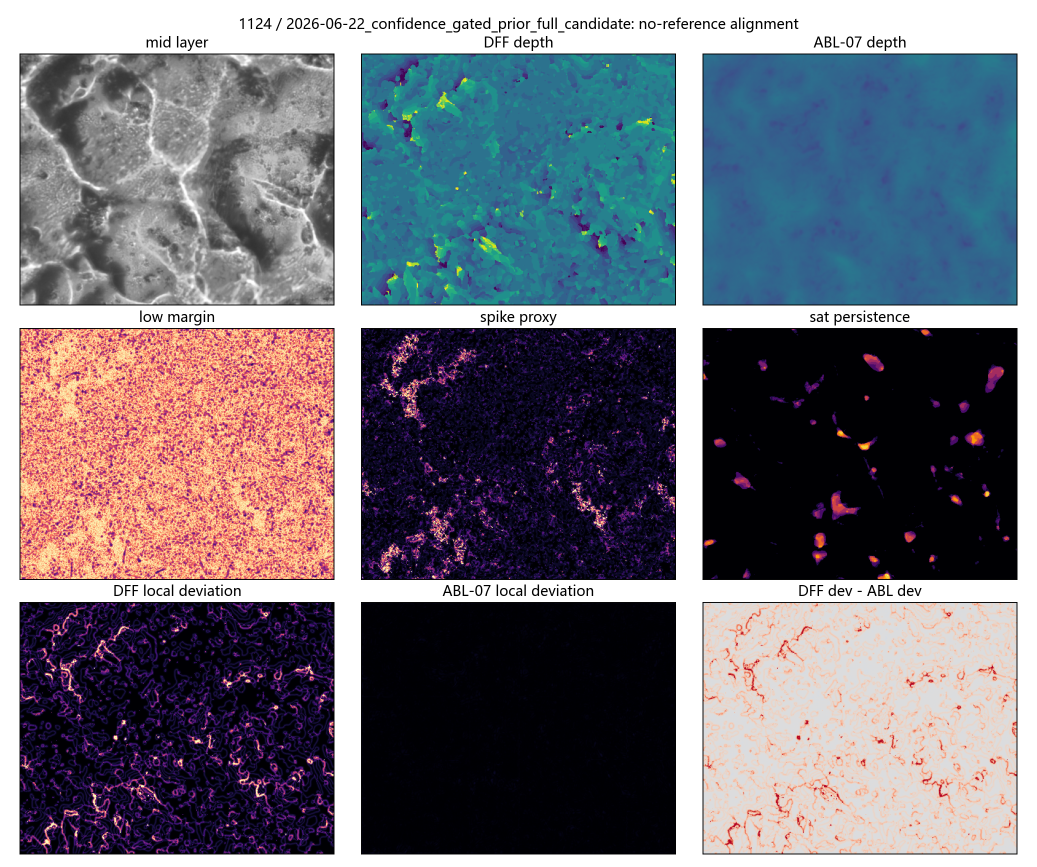
#> input picture submission_planning/optical_mechanism_analysis/abl07_real_stack_alignment/1124_2026-06-22_confidence_gated_prior_full_candidate_alignment.png, 2074 x 1733 px, given as the content of the folder 论文与PPT制作项目包/06_Samples/real_focus_stacks/3D表面, which was not available (shown at 1/2 size)
$ python focus_stack_optical_probe.py
#> lines starting #> are read from the running program, lines starting #| are printed output that depends on the picture; after the words box and inside, x2 and y2 are one past the last pixel; in counts of white or black regions, pixels touching at a corner belong together; pictures that were not available may be replaced by others from this repository, and a replacement may not be noted
from __future__ import annotations

import argparse
import csv
import math
import re
from pathlib import Path

import matplotlib.pyplot as plt
import numpy as np
from PIL import Image, ImageOps


IMAGE_EXTS = {".png", ".jpg", ".jpeg", ".tif", ".tiff", ".bmp"}


def numeric_key(path: Path) -> tuple[int, str]:
    match = re.search(r"(\d+)", path.stem)
    if match:
        return int(match.group(1)), path.name
    return 10**9, path.name


def image_files(stack_dir: Path) -> list[Path]:
    files = [p for p in stack_dir.iterdir() if p.is_file() and p.suffix.lower() in IMAGE_EXTS]
    return sorted(files, key=numeric_key)


def read_gray(path: Path, max_side: int = 640) -> np.ndarray:
    with Image.open(path) as im:
        im = ImageOps.exif_transpose(im).convert("L")
        scale = min(1.0, max_side / max(im.size))
        if scale < 1.0:
            new_size = (max(1, int(im.size[0] * scale)), max(1, int(im.size[1] * scale)))
            im = im.resize(new_size, Image.Resampling.BILINEAR)
        arr = np.asarray(im, dtype=np.float32) / 255.0
    return arr


def laplacian_energy(arr: np.ndarray) -> float:
    if arr.shape[0] < 3 or arr.shape[1] < 3:
        return 0.0
    center = arr[1:-1, 1:-1]
    lap = arr[:-2, 1:-1] + arr[2:, 1:-1] + arr[1:-1, :-2] + arr[1:-1, 2:] - 4.0 * center
    return float(np.mean(lap * lap))


def tenengrad(arr: np.ndarray) -> float:
    gy, gx = np.gradient(arr)
    return float(np.mean(gx * gx + gy * gy))


def phase_shift(reference: np.ndarray, moving: np.ndarray) -> tuple[float, float]:
    h = min(reference.shape[0], moving.shape[0])
    w = min(reference.shape[1], moving.shape[1])
    ref = reference[:h, :w] - float(np.mean(reference[:h, :w]))
    mov = moving[:h, :w] - float(np.mean(moving[:h, :w]))
    if h < 8 or w < 8 or np.std(ref) < 1e-6 or np.std(mov) < 1e-6:
        return 0.0, 0.0
    f_ref = np.fft.fft2(ref)
    f_mov = np.fft.fft2(mov)
    cross = f_ref * np.conj(f_mov)
    cross /= np.maximum(np.abs(cross), 1e-9)
    corr = np.fft.ifft2(cross)
    peak = np.unravel_index(int(np.argmax(np.abs(corr))), corr.shape)
    dy, dx = float(peak[0]), float(peak[1])
    if dy > h / 2:
        dy -= h
    if dx > w / 2:
        dx -= w
    return dy, dx


def make_contact_sheet(stack_name: str, files: list[Path], arrays: list[np.ndarray], out_path: Path) -> None:
    if not arrays:
        return
    sample_count = min(8, len(arrays))
    idxs = np.linspace(0, len(arrays) - 1, sample_count).round().astype(int).tolist()
    fig, axes = plt.subplots(1, sample_count, figsize=(2.2 * sample_count, 2.4), squeeze=False)
    for ax, idx in zip(axes[0], idxs):
        ax.imshow(arrays[idx], cmap="gray", vmin=0, vmax=1)
        ax.set_title(f"{idx + 1}\n{files[idx].name}", fontsize=7)
        ax.axis("off")
    fig.suptitle(f"{stack_name}: sampled focal layers", fontsize=11)
    fig.tight_layout()
    fig.savefig(out_path, dpi=180)
    plt.close(fig)


def make_curves(stack_name: str, rows: list[dict[str, float | str]], out_path: Path) -> None:
    x = np.arange(1, len(rows) + 1)
    mean = np.array([float(r["mean"]) for r in rows])
    p99 = np.array([float(r["p99"]) for r in rows])
    sat = np.array([float(r["sat_ratio_098"]) for r in rows])
    lap = np.array([float(r["laplacian_energy"]) for r in rows])
    ten = np.array([float(r["tenengrad"]) for r in rows])

    fig, axes = plt.subplots(3, 1, figsize=(7.2, 7.6), sharex=True)
    axes[0].plot(x, mean, label="mean intensity", color="#355C7D")
    axes[0].plot(x, p99, label="p99 intensity", color="#C06C84")
    axes[0].set_ylabel("normalized intensity")
    axes[0].legend(loc="best", fontsize=8)
    axes[0].grid(alpha=0.25)

    axes[1].plot(x, sat * 100.0, color="#D95F02")
    axes[1].set_ylabel("pixels >= 0.98 (%)")
    axes[1].grid(alpha=0.25)

    axes[2].plot(x, lap / max(lap.max(), 1e-9), label="Laplacian energy", color="#1B9E77")
    axes[2].plot(x, ten / max(ten.max(), 1e-9), label="Tenengrad", color="#7570B3")
    axes[2].set_ylabel("normalized focus response")
    axes[2].set_xlabel("focal layer index")
    axes[2].legend(loc="best", fontsize=8)
    axes[2].grid(alpha=0.25)

    fig.suptitle(f"{stack_name}: brightness, saturation, and focus response", fontsize=11)
    fig.tight_layout()
    fig.savefig(out_path, dpi=180)
    plt.close(fig)


def make_persistence(stack_name: str, arrays: list[np.ndarray], out_path: Path) -> dict[str, float]:
    stack = np.stack(arrays, axis=0)
    high = stack >= 0.98
    bright = stack >= 0.90
    sat_count = high.sum(axis=0)
    bright_count = bright.sum(axis=0)
    std_map = stack.std(axis=0)
    max_map = stack.max(axis=0)

    fig, axes = plt.subplots(1, 4, figsize=(12.5, 3.0))
    axes[0].imshow(max_map, cmap="gray", vmin=0, vmax=1)
    axes[0].set_title("max intensity", fontsize=9)
    axes[1].imshow(std_map, cmap="magma")
    axes[1].set_title("focal std", fontsize=9)
    axes[2].imshow(bright_count, cmap="inferno", vmin=0, vmax=max(1, stack.shape[0]))
    axes[2].set_title("layers >= 0.90", fontsize=9)
    axes[3].imshow(sat_count, cmap="inferno", vmin=0, vmax=max(1, stack.shape[0]))
    axes[3].set_title("layers >= 0.98", fontsize=9)
    for ax in axes:
        ax.axis("off")
    fig.suptitle(f"{stack_name}: glare persistence diagnostics", fontsize=11)
    fig.tight_layout()
    fig.savefig(out_path, dpi=180)
    plt.close(fig)

    return {
        "pixels_saturated_any": float(np.mean(sat_count > 0)),
        "pixels_saturated_all": float(np.mean(sat_count == stack.shape[0])),
        "pixels_bright_any": float(np.mean(bright_count > 0)),
        "pixels_bright_half_or_more": float(np.mean(bright_count >= math.ceil(stack.shape[0] / 2))),
        "mean_focal_std": float(std_map.mean()),
        "p99_focal_std": float(np.quantile(std_map, 0.99)),
    }


def analyze_stack(stack_dir: Path, figures_dir: Path) -> tuple[list[dict[str, float | str]], dict[str, float | str]]:
    files = image_files(stack_dir)
    if not files:
        return [], {"stack": stack_dir.name, "num_layers": 0}

    arrays = [read_gray(p) for p in files]
#> in read_gray, im is the input picture: PIL image 2074x1733 RGBA; mean R, G, B, A 115.7, 115.1, 123.8, 255
#> in read_gray, `im = im.resize(new_size, Image.Resampling.BILINEAR)`:
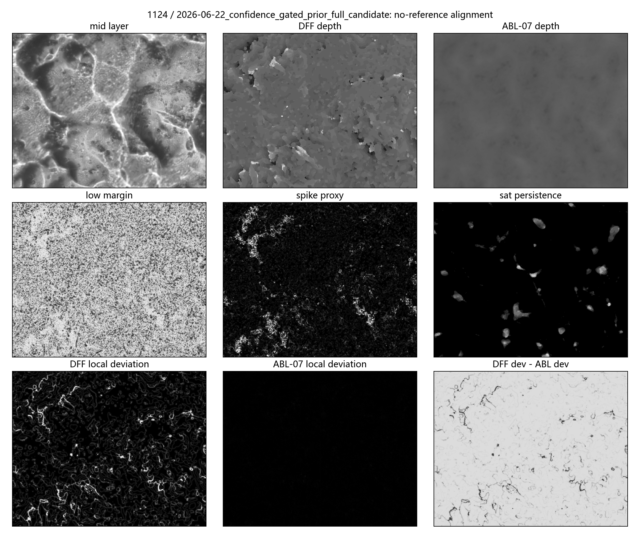
#> im: PIL image 640x534 L; min 0, max 255, mean 116.2
    min_h = min(arr.shape[0] for arr in arrays)
    min_w = min(arr.shape[1] for arr in arrays)
    arrays = [arr[:min_h, :min_w] for arr in arrays]

    rows: list[dict[str, float | str]] = []
    ref = arrays[0]
    for i, (path, arr) in enumerate(zip(files, arrays), start=1):
        dy, dx = phase_shift(ref, arr)
        rows.append(
            {
                "stack": stack_dir.name,
                "layer": i,
                "file": str(path),
                "mean": float(np.mean(arr)),
                "p95": float(np.quantile(arr, 0.95)),
                "p99": float(np.quantile(arr, 0.99)),
                "max": float(np.max(arr)),
                "sat_ratio_098": float(np.mean(arr >= 0.98)),
                "bright_ratio_090": float(np.mean(arr >= 0.90)),
                "laplacian_energy": laplacian_energy(arr),
                "tenengrad": tenengrad(arr),
                "shift_dy_vs_first_px": dy,
                "shift_dx_vs_first_px": dx,
            }
        )

    safe_name = re.sub(r"[^\w\u4e00-\u9fff-]+", "_", stack_dir.name)
    make_contact_sheet(stack_dir.name, files, arrays, figures_dir / f"{safe_name}_contact_sheet.png")
    make_curves(stack_dir.name, rows, figures_dir / f"{safe_name}_curves.png")
    persistence = make_persistence(stack_dir.name, arrays, figures_dir / f"{safe_name}_persistence.png")

    sat = np.array([float(r["sat_ratio_098"]) for r in rows])
    bright = np.array([float(r["bright_ratio_090"]) for r in rows])
    lap = np.array([float(r["laplacian_energy"]) for r in rows])
    shifts = np.array(
        [
            math.hypot(float(r["shift_dy_vs_first_px"]), float(r["shift_dx_vs_first_px"]))
            for r in rows
        ]
    )
    summary: dict[str, float | str] = {
        "stack": stack_dir.name,
        "num_layers": len(files),
        "height": min_h,
        "width": min_w,
        "mean_intensity_min": float(min(float(r["mean"]) for r in rows)),
        "mean_intensity_max": float(max(float(r["mean"]) for r in rows)),
        "p99_intensity_max": float(max(float(r["p99"]) for r in rows)),
        "max_sat_ratio_098": float(sat.max()),
        "max_bright_ratio_090": float(bright.max()),
        "best_focus_layer_laplacian": int(lap.argmax() + 1),
        "median_shift_vs_first_px": float(np.median(shifts)),
        "max_shift_vs_first_px": float(np.max(shifts)),
        **persistence,
    }
    return rows, summary


def write_summary_md(summaries: list[dict[str, float | str]], out_path: Path) -> None:
    lines = [
        "# Focus-Stack Optical Probe Summary",
        "",
        "This automatically generated summary reports lightweight diagnostics for selected real focal stacks.",
        "Intensity values are normalized to [0, 1]. Saturation is approximated as pixels with intensity >= 0.98.",
        "",
        "| Stack | Layers | Size | Max sat. ratio | Bright any | Bright half+ | Best focus layer | Median shift px | Max shift px |",
        "|---|---:|---:|---:|---:|---:|---:|---:|---:|",
    ]
    for s in summaries:
        if int(s.get("num_layers", 0)) == 0:
            continue
        lines.append(
            "| {stack} | {num_layers} | {width}x{height} | {sat:.4f} | {bright_any:.4f} | {bright_half:.4f} | {best} | {med_shift:.2f} | {max_shift:.2f} |".format(
                stack=s["stack"],
                num_layers=s["num_layers"],
                width=s["width"],
                height=s["height"],
                sat=float(s["max_sat_ratio_098"]),
                bright_any=float(s["pixels_bright_any"]),
                bright_half=float(s["pixels_bright_half_or_more"]),
                best=s["best_focus_layer_laplacian"],
                med_shift=float(s["median_shift_vs_first_px"]),
                max_shift=float(s["max_shift_vs_first_px"]),
            )
        )
    lines.extend(
        [
            "",
            "## Interpretation Notes",
            "",
            "- `Max sat. ratio` estimates whether a stack contains near-clipped highlights.",
            "- `Bright any` and `Bright half+` summarize whether bright/glare-prone pixels persist across focal layers.",
            "- `Median shift px` and `Max shift px` are phase-correlation diagnostics against the first layer; large values should be checked visually because specular changes can also bias this estimate.",
        ]
    )
    out_path.write_text("\n".join(lines) + "\n", encoding="utf-8")


def main() -> None:
    parser = argparse.ArgumentParser()
    parser.add_argument("--root", default="论文与PPT制作项目包/06_Samples/real_focus_stacks")
    parser.add_argument("--out", default="submission_planning/optical_mechanism_analysis")
    parser.add_argument(
        "--stacks",
        nargs="*",
        default=["3D表面", "3D层纹", "磕碰孔5um", "钥匙尖头50um", "钥匙纹路100um", "圆孔50um"],
    )
    args = parser.parse_args()

    root = Path(args.root)
    out_dir = Path(args.out)
    figures_dir = out_dir / "figures"
    figures_dir.mkdir(parents=True, exist_ok=True)

    all_rows: list[dict[str, float | str]] = []
    summaries: list[dict[str, float | str]] = []
    for name in args.stacks:
        stack_dir = root / name
        rows, summary = analyze_stack(stack_dir, figures_dir)
#> in analyze_stack, `arrays = [read_gray(p) for p in files]`: arrays = 1 item
#> in analyze_stack, `min_h = min(arr.shape[0] for arr in arrays)`: min_h = 534
#> in analyze_stack, `min_w = min(arr.shape[1] for arr in arrays)`: min_w = 640
#> the loop in analyze_stack, `for i, (path, arr) in enumerate(zip(files, arrays), start=1):` made 1 pass
#> (i, h in phase_shift, w in phase_shift, dy, dx) on pass 1: (1, 534, 640, 0, 0)
#> pass 1, in laplacian_energy, `center = arr[1:-1, 1:-1]`:
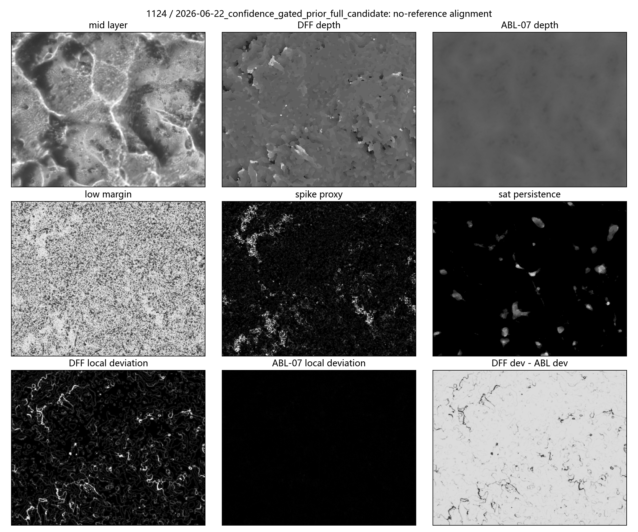
#> center: shape (532, 638) float32; min 0, max 1, mean 0.452
#> pass 1, in laplacian_energy, `lap = arr[:-2, 1:-1] + arr[2:, 1:-1] + arr[1:-1, :-2] + arr[1:-1, 2:] ..`:
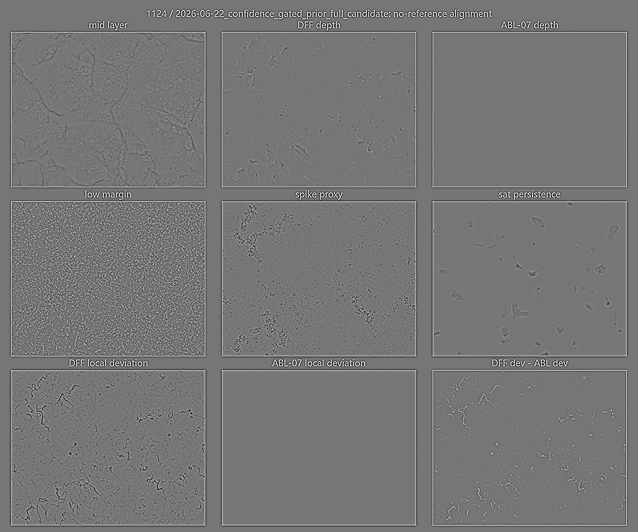
#> lap: shape (532, 638) float32; min -1.65, max 1.9, mean 4.05e-10; drawn with min black and max white
#> pass 1, in tenengrad, `gy, gx = np.gradient(arr)`:
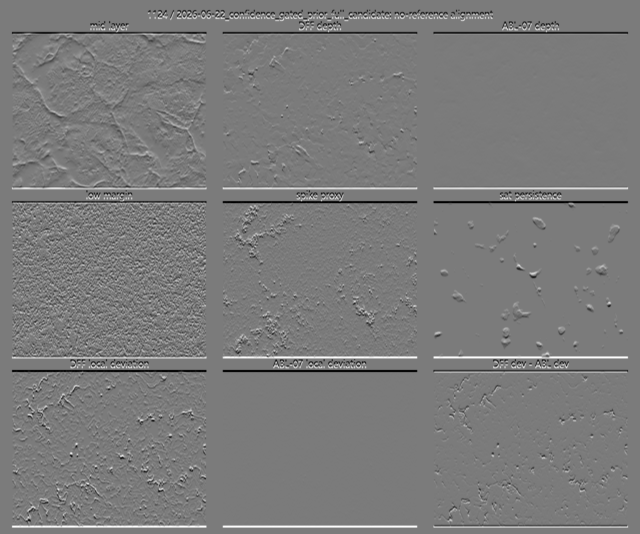
#> gy: shape (534, 640) float32; min -0.469, max 0.5, mean 1.79e-10; drawn with min black and max white
#> after the loop in analyze_stack, `for i, (path, arr) in enumerate(zip(files, arrays), start=1):`: rows = 1 item
#> in make_contact_sheet, `sample_count = min(8, len(arrays))`: sample_count = 1
#> in make_contact_sheet, `idxs = np.linspace(0, len(arrays) - 1, sample_count).round().astype(in..`: idxs = [0]
#> the loop in make_contact_sheet, `for ax, idx in zip(axes[0], idxs):` made 1 pass
#> in make_curves, `x = np.arange(1, len(rows) + 1)`: x = [1]
#> in make_curves, `mean = np.array([float(r["mean"]) for r in rows])`: mean = [0.456]
#> in make_curves, `p99 = np.array([float(r["p99"]) for r in rows])`: p99 = [1]
#> in make_curves, `sat = np.array([float(r["sat_ratio_098"]) for r in rows])`: sat = [0.175]
#> in make_curves, `lap = np.array([float(r["laplacian_energy"]) for r in rows])`: lap = [0.0323]
#> in make_curves, `ten = np.array([float(r["tenengrad"]) for r in rows])`: ten = [0.00772]
#> in make_curves, `fig.savefig(out_path, dpi=180)`:
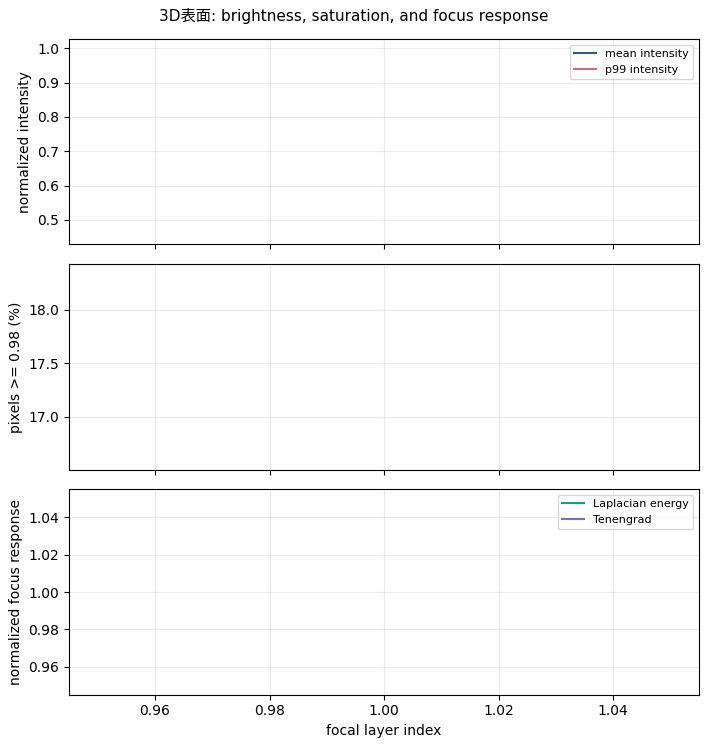
#> figure drawn by matplotlib, 3 panels
#> in make_persistence, `sat_count = high.sum(axis=0)`:
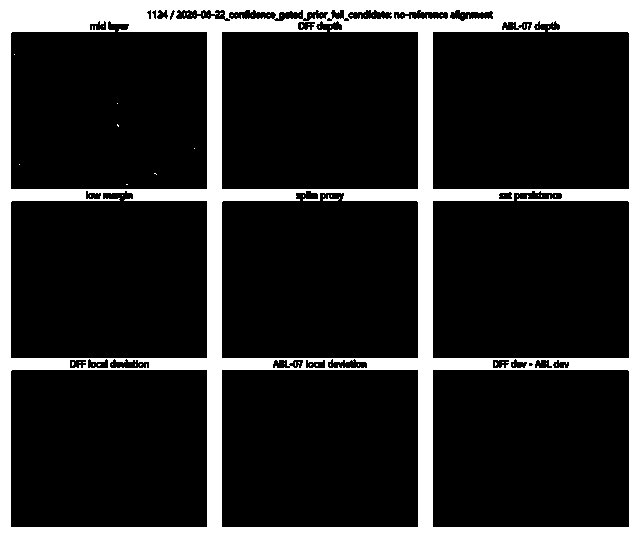
#> sat_count: shape (534, 640) int64; values 0 (black) and 1 (white), 17.5% white; 69 white regions (67 under 20 px), largest, box (x1, y1, x2, y2) and area: (0, 0, 640, 534) 59505, (323, 195, 340, 201) 39
#> in make_persistence, `bright_count = bright.sum(axis=0)`:
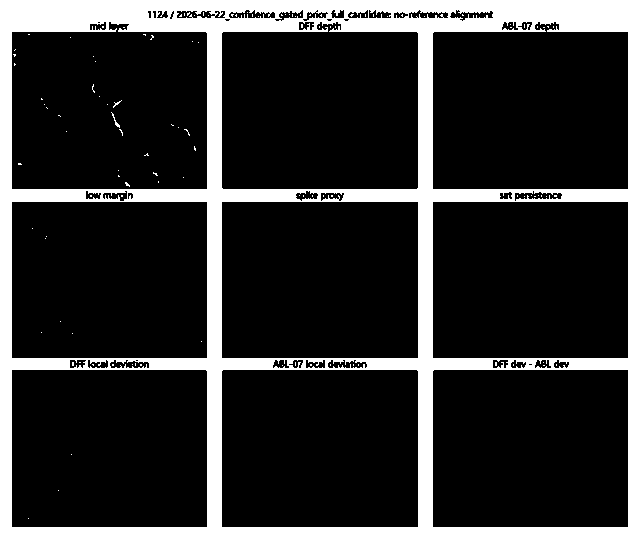
#> bright_count: shape (534, 640) int64; values 0 (black) and 1 (white), 18.3% white; 117 white regions (115 under 20 px), largest, box (x1, y1, x2, y2) and area: (0, 0, 640, 534) 62078, (111, 112, 120, 128) 31
#> in make_persistence, `std_map = stack.std(axis=0)`: std_map: shape (534, 640) float32; every value is 0
#> in analyze_stack, `persistence = make_persistence(stack_dir.name, arrays, figures_dir / f..`: persistence = {'pixels_saturated_any': 0.175, 'pixels_saturated_all': 0.175, 'pixels_bright_any': 0.183, 'pixels_bright_half_or_more': 0.183, 'mean_focal_std': 0, 'p99_focal_std': 0}
#> in analyze_stack, `sat = np.array([float(r["sat_ratio_098"]) for r in rows])`: sat = [0.175]
#> in analyze_stack, `bright = np.array([float(r["bright_ratio_090"]) for r in rows])`: bright = [0.183]
#> in analyze_stack, `lap = np.array([float(r["laplacian_energy"]) for r in rows])`: lap = [0.0323]
#> in analyze_stack, `shifts = np.array( [ math.hypot(float(r["shift_dy_vs_first_px"]), floa..`: shifts = [0]
#> rows = 1 item; summary = 18 items
        all_rows.extend(rows)
        summaries.append(summary)

    metrics_path = out_dir / "focus_stack_optical_probe_metrics.csv"
    if all_rows:
        with metrics_path.open("w", newline="", encoding="utf-8") as f:
            writer = csv.DictWriter(f, fieldnames=list(all_rows[0].keys()))
            writer.writeheader()
            writer.writerows(all_rows)

    summary_path = out_dir / "focus_stack_optical_probe_summary.md"
    write_summary_md(summaries, summary_path)
    print(f"Wrote {metrics_path}")
#| Wrote submission_planning/optical_mechanism_analysis/focus_stack_optical_probe_metrics.csv
    print(f"Wrote {summary_path}")
    print(f"Wrote figures to {figures_dir}")


if __name__ == "__main__":
    main()
